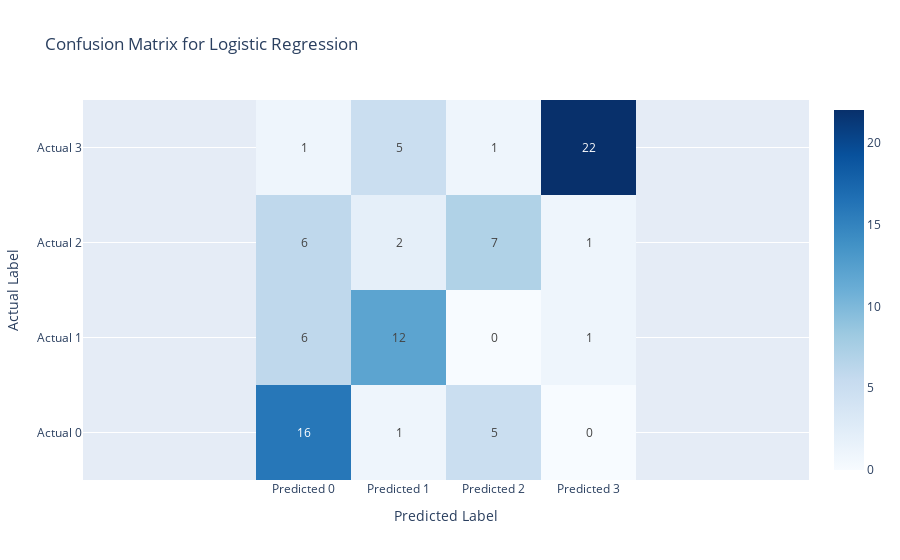
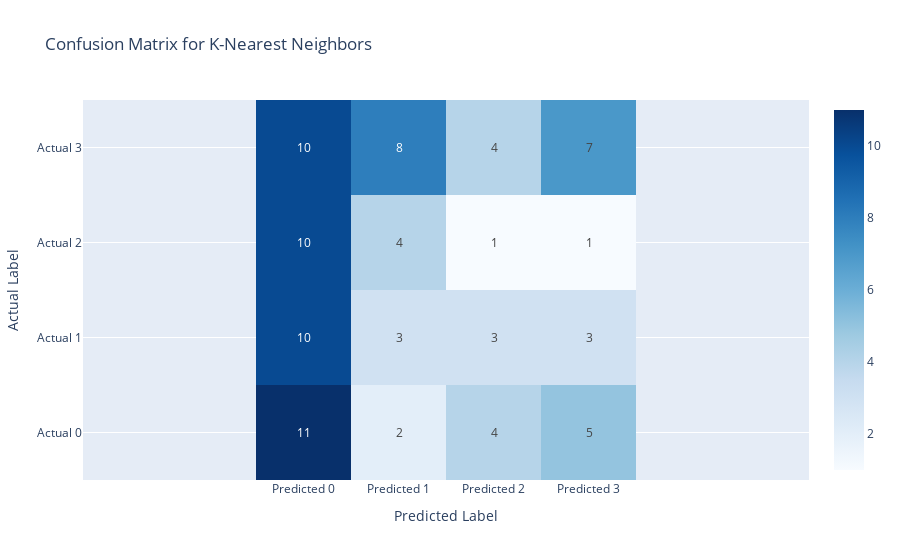
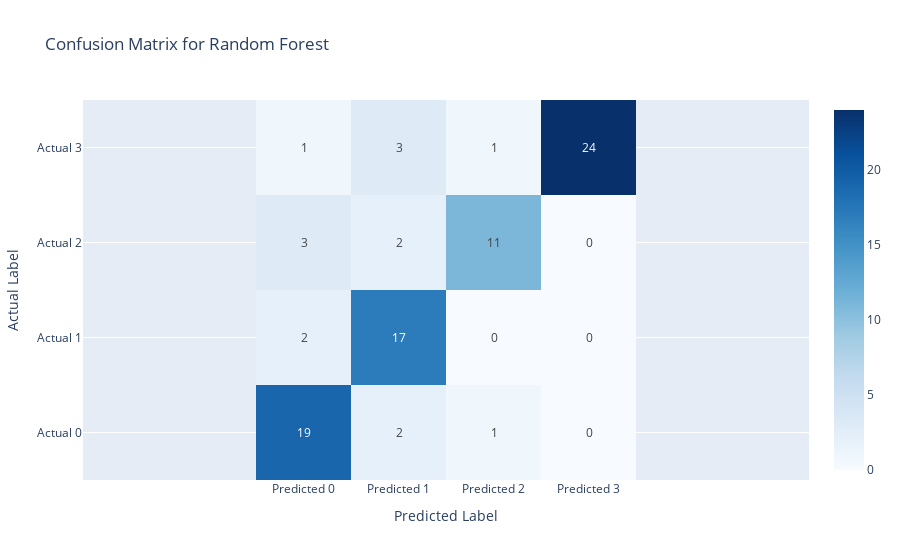
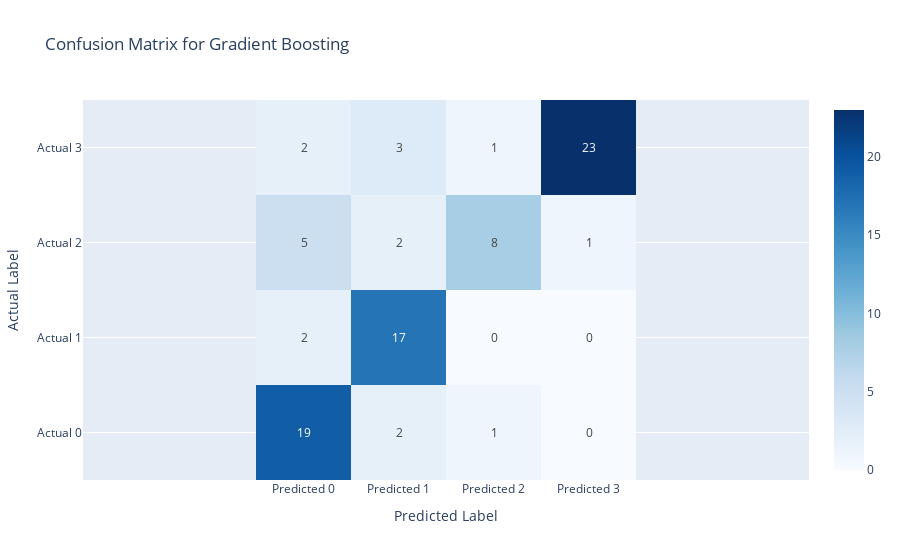

Notebook cell for these charts, in order:
### Code cell
import plotly.graph_objects as go

results = {}

# Training, prediction, and metric calculations
for model_name, model in models.items():
    print(f"\nTraining {model_name}...")
    model.fit(X_train, y_train_encoded)  # Train the model
    y_pred = model.predict(X_test)  # Predict on the test set
    
    # Storing metrics
    results[model_name] = {
        "Accuracy": accuracy_score(y_test_encoded, y_pred),
        "Precision": precision_score(y_test_encoded, y_pred, average='weighted'),
        "Recall": recall_score(y_test_encoded, y_pred, average='weighted'),
        "F1 Score": f1_score(y_test_encoded, y_pred, average='weighted'),
        "Confusion Matrix": confusion_matrix(y_test_encoded, y_pred),
        "Classification Report": classification_report(y_test_encoded, y_pred)
    }

    # Plotting the confusion matrix using Plotly with numbers displayed and square grid
    confusion_mat = results[model_name]["Confusion Matrix"]
    fig = go.Figure(data=go.Heatmap(
        z=confusion_mat,
        x=[f"Predicted {i}" for i in range(len(confusion_mat))],
        y=[f"Actual {i}" for i in range(len(confusion_mat))],
        colorscale="Blues",
        text=confusion_mat,  # Display numbers in each cell
        texttemplate="%{text}",  # Format to show text values
        showscale=True
    ))
    fig.update_layout(
        title=f"Confusion Matrix for {model_name}",
        xaxis_title="Predicted Label",
        yaxis_title="Actual Label",
        xaxis=dict(scaleanchor="y", scaleratio=1)  # Ensures square cells
    )
    fig.show()

### Figure 1 — Plotly figure (JSON) as saved in the notebook; plotly's stock layout.template omitted (floating-point values rounded to 4 significant figures)
{"data": [{"colorscale": [[0, "rgb(247,251,255)"], [0.125, "rgb(222,235,247)"], [0.25, "rgb(198,219,239)"], [0.375, "rgb(158,202,225)"], [0.5, "rgb(107,174,214)"], [0.625, "rgb(66,146,198)"], [0.75, "rgb(33,113,181)"], [0.875, "rgb(8,81,156)"], [1, "rgb(8,48,107)"]], "showscale": true, "text": [[16, 1, 5, 0], [6, 12, 0, 1], [6, 2, 7, 1], [1, 5, 1, 22]], "texttemplate": "%{text}", "type": "heatmap", "x": ["Predicted 0", "Predicted 1", "Predicted 2", "Predicted 3"], "y": ["Actual 0", "Actual 1", "Actual 2", "Actual 3"], "z": [[16, 1, 5, 0], [6, 12, 0, 1], [6, 2, 7, 1], [1, 5, 1, 22]]}], "layout": {"autosize": true, "title": {"text": "Confusion Matrix for Logistic Regression"}, "xaxis": {"autorange": true, "domain": [0, 1], "range": [-9.186, 12.19], "scaleanchor": "y", "scaleratio": 1, "title": {"text": "Predicted Label"}, "type": "category"}, "yaxis": {"autorange": true, "domain": [0, 1], "range": [-0.5, 3.5], "title": {"text": "Actual Label"}, "type": "category"}}}

### Figure 2 — Plotly figure (JSON) as saved in the notebook; plotly's stock layout.template omitted (floating-point values rounded to 4 significant figures)
{"data": [{"colorscale": [[0, "rgb(247,251,255)"], [0.125, "rgb(222,235,247)"], [0.25, "rgb(198,219,239)"], [0.375, "rgb(158,202,225)"], [0.5, "rgb(107,174,214)"], [0.625, "rgb(66,146,198)"], [0.75, "rgb(33,113,181)"], [0.875, "rgb(8,81,156)"], [1, "rgb(8,48,107)"]], "showscale": true, "text": [[11, 2, 4, 5], [10, 3, 3, 3], [10, 4, 1, 1], [10, 8, 4, 7]], "texttemplate": "%{text}", "type": "heatmap", "x": ["Predicted 0", "Predicted 1", "Predicted 2", "Predicted 3"], "y": ["Actual 0", "Actual 1", "Actual 2", "Actual 3"], "z": [[11, 2, 4, 5], [10, 3, 3, 3], [10, 4, 1, 1], [10, 8, 4, 7]]}], "layout": {"autosize": true, "title": {"text": "Confusion Matrix for K-Nearest Neighbors"}, "xaxis": {"autorange": true, "domain": [0, 1], "range": [-9.186, 12.19], "scaleanchor": "y", "scaleratio": 1, "title": {"text": "Predicted Label"}, "type": "category"}, "yaxis": {"autorange": true, "domain": [0, 1], "range": [-0.5, 3.5], "title": {"text": "Actual Label"}, "type": "category"}}}

### Figure 3 — Plotly figure (JSON) as saved in the notebook; plotly's stock layout.template omitted (floating-point values rounded to 4 significant figures)
{"data": [{"colorscale": [[0, "rgb(247,251,255)"], [0.125, "rgb(222,235,247)"], [0.25, "rgb(198,219,239)"], [0.375, "rgb(158,202,225)"], [0.5, "rgb(107,174,214)"], [0.625, "rgb(66,146,198)"], [0.75, "rgb(33,113,181)"], [0.875, "rgb(8,81,156)"], [1, "rgb(8,48,107)"]], "showscale": true, "text": [[19, 2, 1, 0], [2, 17, 0, 0], [3, 2, 11, 0], [1, 3, 1, 24]], "texttemplate": "%{text}", "type": "heatmap", "x": ["Predicted 0", "Predicted 1", "Predicted 2", "Predicted 3"], "y": ["Actual 0", "Actual 1", "Actual 2", "Actual 3"], "z": [[19, 2, 1, 0], [2, 17, 0, 0], [3, 2, 11, 0], [1, 3, 1, 24]]}], "layout": {"autosize": true, "title": {"text": "Confusion Matrix for Random Forest"}, "xaxis": {"autorange": true, "domain": [0, 1], "range": [-9.186, 12.19], "scaleanchor": "y", "scaleratio": 1, "title": {"text": "Predicted Label"}, "type": "category"}, "yaxis": {"autorange": true, "domain": [0, 1], "range": [-0.5, 3.5], "title": {"text": "Actual Label"}, "type": "category"}}}

### Figure 4 — Plotly figure (JSON) as saved in the notebook; plotly's stock layout.template omitted (floating-point values rounded to 4 significant figures)
{"data": [{"colorscale": [[0, "rgb(247,251,255)"], [0.125, "rgb(222,235,247)"], [0.25, "rgb(198,219,239)"], [0.375, "rgb(158,202,225)"], [0.5, "rgb(107,174,214)"], [0.625, "rgb(66,146,198)"], [0.75, "rgb(33,113,181)"], [0.875, "rgb(8,81,156)"], [1, "rgb(8,48,107)"]], "showscale": true, "text": [[19, 2, 1, 0], [2, 17, 0, 0], [5, 2, 8, 1], [2, 3, 1, 23]], "texttemplate": "%{text}", "type": "heatmap", "x": ["Predicted 0", "Predicted 1", "Predicted 2", "Predicted 3"], "y": ["Actual 0", "Actual 1", "Actual 2", "Actual 3"], "z": [[19, 2, 1, 0], [2, 17, 0, 0], [5, 2, 8, 1], [2, 3, 1, 23]]}], "layout": {"autosize": true, "title": {"text": "Confusion Matrix for Gradient Boosting"}, "xaxis": {"autorange": true, "domain": [0, 1], "range": [-9.186, 12.19], "scaleanchor": "y", "scaleratio": 1, "title": {"text": "Predicted Label"}, "type": "category"}, "yaxis": {"autorange": true, "domain": [0, 1], "range": [-0.5, 3.5], "title": {"text": "Actual Label"}, "type": "category"}}}
